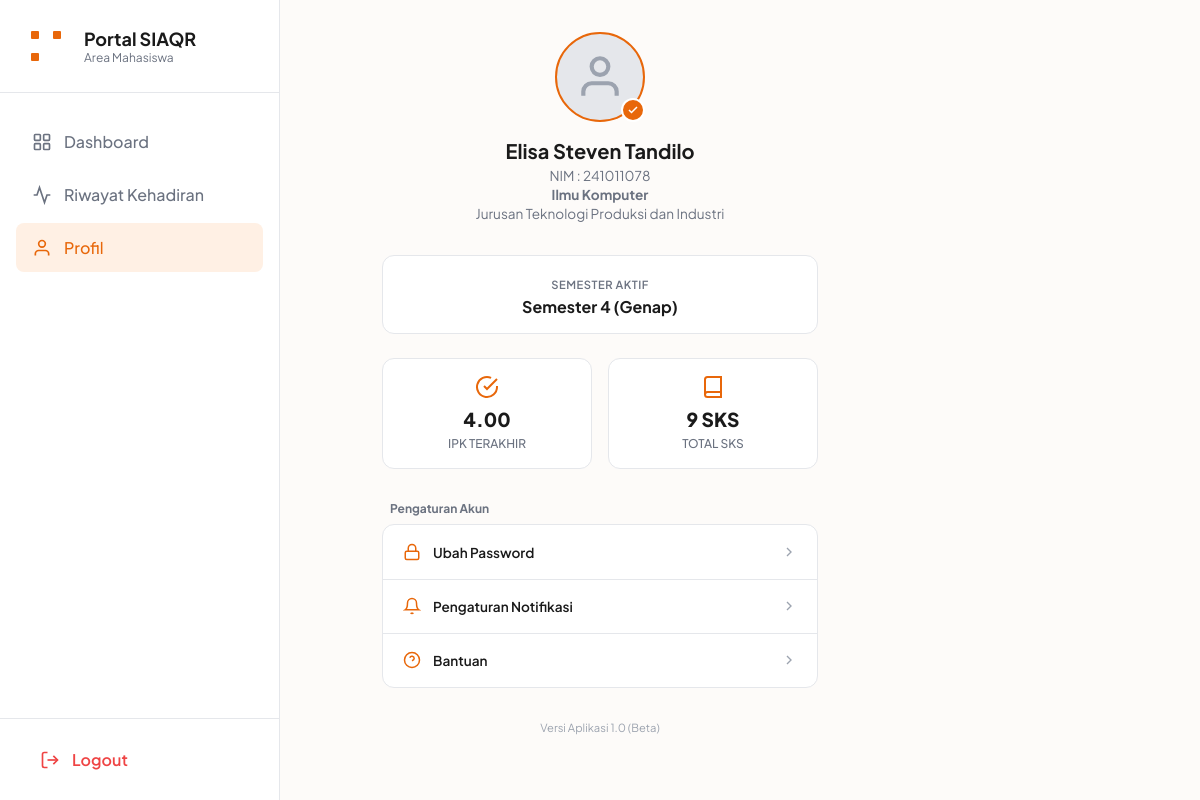
The app's page /profil_mhs.php (signed in) with its own data.
### tables this page shows
CREATE TABLE `mahasiswa` (
  `id_mahasiswa` int(11) NOT NULL,
  `nama` varchar(100) DEFAULT NULL,
  `nim` varchar(50) DEFAULT NULL,
  `angkatan` int(11) DEFAULT NULL,
  `username` varchar(50) DEFAULT NULL,
  `password` varchar(255) DEFAULT NULL,
  `program_studi` varchar(100) DEFAULT NULL
);

### profil_mhs.php (the view, shortened to what this page needs)
<?php
require_once 'connection.php';
$id_mahasiswa = $_SESSION['id_user'];
$query = "SELECT nama, nim, program_studi, angkatan FROM mahasiswa WHERE id_mahasiswa = ?";
$stmt = mysqli_prepare($conn, $query); mysqli_stmt_bind_param($stmt, "i", $id_mahasiswa); mysqli_stmt_execute($stmt);
$mhs = mysqli_fetch_assoc(mysqli_stmt_get_result($stmt));
$nama = $mhs['nama'] ?? 'Mahasiswa'; $nim = $mhs['nim'] ?? '-'; $prodi = ucwords(strtolower($mhs['program_studi'] ?? '')); $angkatan = $mhs['angkatan'] ?? date('Y');
$selisih_tahun = (int)date('Y') - $angkatan; $semester_aktif = ($selisih_tahun * 2) + ((int)date('n') > 6 ? 1 : 0); $jenis_semester = ($semester_aktif % 2 == 0) ? 'Genap' : 'Ganjil';
$query_sks = "SELECT SUM(mk.sks) as total_sks FROM kelas k JOIN mata_kuliah mk ON k.id_matkul = mk.id_matkul WHERE k.program_studi = ? OR k.program_studi = ''";
$stmt_sks = mysqli_prepare($conn, $query_sks); mysqli_stmt_bind_param($stmt_sks, "s", $prodi); mysqli_stmt_execute($stmt_sks);
$total_sks = mysqli_fetch_assoc(mysqli_stmt_get_result($stmt_sks))['total_sks'] ?? 144;
$fakultas = "Jurusan Teknologi Produksi dan Industri"; $ipk = "4.00";
?>
<!DOCTYPE html>
<html lang="id">
<head>
</head>
<body>
    <div class="admin-wrapper">
        <aside class="sidebar">
            <div class="sidebar-header">
                <div class="logo-icon">
                </div>
                <div class="logo-text"><span class="logo-title">Portal SIAQR</span><span class="logo-subtitle">Area Mahasiswa</span></div>
            </div>
            <nav class="sidebar-nav">
                <a href="dashboard.php" class="nav-item"><svg viewBox="0 0 24 24" fill="none" stroke="currentColor" stroke-width="2"><rect x="3" y="3" width="7" height="7" rx="1"/><rect x="14" y="3" width="7" height="7" rx="1"/><rect x="3" y="14" width="7" height="7" rx="1"/><rect x="14" y="14" width="7" height="7" rx="1"/></svg> Dashboard</a>
                <a href="riwayat_mhs.php" class="nav-item"><svg viewBox="0 0 24 24" fill="none" stroke="currentColor" stroke-width="2"><polyline points="22 12 18 12 15 21 9 3 6 12 2 12"/></svg> Riwayat Kehadiran</a>
                <a href="profil_mhs.php" class="nav-item active"><svg viewBox="0 0 24 24" fill="none" stroke="currentColor" stroke-width="2"><path d="M20 21v-2a4 4 0 0 0-4-4H8a4 4 0 0 0-4 4v2"></path><circle cx="12" cy="7" r="4"></circle></svg> Profil</a>
            </nav>
            <div class="sidebar-footer">
                <a href="logout.php" class="logout-link"><svg viewBox="0 0 24 24" fill="none" stroke="currentColor" stroke-width="2"><path d="M9 21H5a2 2 0 0 1-2-2V5a2 2 0 0 1 2-2h4"/><polyline points="16 17 21 12 16 7"/><line x1="21" y1="12" x2="9" y2="12"/></svg> Logout</a>
            </div>
        </aside>
        <main class="main-content">
            <div class="profile-container">
                <div class="avatar-wrapper">
                    <div class="avatar"><svg viewBox="0 0 24 24" fill="none" stroke="currentColor" stroke-width="2"><path d="M20 21v-2a4 4 0 0 0-4-4H8a4 4 0 0 0-4 4v2"></path><circle cx="12" cy="7" r="4"></circle></svg></div>
                    <div class="badge-verified"><svg viewBox="0 0 24 24" fill="none" stroke="currentColor" stroke-width="3"><polyline points="20 6 9 17 4 12"></polyline></svg></div>
                </div>
                <h2><?= htmlspecialchars(ucwords($nama)) ?></h2>
                <p>NIM : <?= htmlspecialchars($nim) ?><br><strong><?= htmlspecialchars($prodi) ?></strong><br><?= $fakultas ?></p>
            </div>
            <div class="semester-badge"><span>SEMESTER AKTIF</span><h3>Semester <?= $semester_aktif ?> (<?= $jenis_semester ?>)</h3></div>
            <div class="stats-grid">
                <div class="stat-box"><div class="stat-icon"><svg width="24" height="24" viewBox="0 0 24 24" fill="none" stroke="currentColor" stroke-width="2"><path d="M22 11.08V12a10 10 0 1 1-5.93-9.14"></path><polyline points="22 4 12 14.01 9 11.01"></polyline></svg></div><h4><?= $ipk ?></h4><span>IPK TERAKHIR</span></div>
                <div class="stat-box"><div class="stat-icon"><svg width="24" height="24" viewBox="0 0 24 24" fill="none" stroke="currentColor" stroke-width="2"><path d="M4 19.5A2.5 2.5 0 0 1 6.5 17H20"></path><path d="M6.5 2H20v20H6.5A2.5 2.5 0 0 1 4 19.5v-15A2.5 2.5 0 0 1 6.5 2z"></path></svg></div><h4><?= $total_sks ?> SKS</h4><span>TOTAL SKS</span></div>
            </div>
            <div style="font-size: 0.75rem; font-weight: 700; color: #6b7280; margin-bottom: 0.5rem; padding-left: 0.5rem;">Pengaturan Akun</div>
            <div class="menu-list">
                <a href="#" class="menu-item"><div class="menu-left"><svg viewBox="0 0 24 24" fill="none" stroke="currentColor" stroke-width="2"><rect x="3" y="11" width="18" height="11" rx="2" ry="2"></rect><path d="M7 11V7a5 5 0 0 1 10 0v4"></path></svg> Ubah Password</div><svg class="menu-arrow" width="16" height="16" viewBox="0 0 24 24" fill="none" stroke="currentColor" stroke-width="2"><polyline points="9 18 15 12 9 6"></polyline></svg></a>
                <a href="#" class="menu-item"><div class="menu-left"><svg viewBox="0 0 24 24" fill="none" stroke="currentColor" stroke-width="2"><path d="M18 8A6 6 0 0 0 6 8c0 7-3 9-3 9h18s-3-2-3-9"></path><path d="M13.73 21a2 2 0 0 1-3.46 0"></path></svg> Pengaturan Notifikasi</div><svg class="menu-arrow" width="16" height="16" viewBox="0 0 24 24" fill="none" stroke="currentColor" stroke-width="2"><polyline points="9 18 15 12 9 6"></polyline></svg></a>
                <a href="#" class="menu-item"><div class="menu-left"><svg viewBox="0 0 24 24" fill="none" stroke="currentColor" stroke-width="2"><circle cx="12" cy="12" r="10"></circle><path d="M9.09 9a3 3 0 0 1 5.83 1c0 2-3 3-3 3"></path><line x1="12" y1="17" x2="12.01" y2="17"></line></svg> Bantuan</div><svg class="menu-arrow" width="16" height="16" viewBox="0 0 24 24" fill="none" stroke="currentColor" stroke-width="2"><polyline points="9 18 15 12 9 6"></polyline></svg></a>
            </div>
            <div class="app-version">Versi Aplikasi 1.0 (Beta)</div>
        </main>
    </div>
</body>
</html>

### profil_mhs.php (style rules this page uses)
* { margin: 0; padding: 0; box-sizing: border-box; }
body { font-family: 'Plus Jakarta Sans', sans-serif; background: #fdfbf9; color: #1a1a1a; display: flex; }
.admin-wrapper { display: flex; width: 100%; min-height: 100vh; }
.sidebar { width: 280px; background: #ffffff; border-right: 1px solid #e5e7eb; display: flex; flex-direction: column; position: fixed; height: 100vh; overflow-y: auto; z-index: 100; }
.sidebar-header { padding: 1.5rem; border-bottom: 1px solid #e5e7eb; display: flex; align-items: center; gap: 1rem; }
.logo-icon { width: 44px; height: 44px; }
.logo-text { display: flex; flex-direction: column; }
.logo-title { font-size: 1.125rem; font-weight: 700; color: #1a1a1a; }
.logo-subtitle { font-size: 0.75rem; color: #6b7280; }
.sidebar-nav { padding: 1.5rem 1rem; flex: 1; }
.nav-item { display: flex; align-items: center; gap: 0.75rem; padding: 0.875rem 1rem; margin-bottom: 0.25rem; border-radius: 0.5rem; color: #6b7280; text-decoration: none; font-weight: 500; transition: all 0.2s; }
.nav-item svg { width: 20px; height: 20px; }
.nav-item.active { background: #fff0e4; color: #e8670a; }
.sidebar-footer { padding: 1rem 1.5rem; border-top: 1px solid #e5e7eb; }
.logout-link { display: flex; align-items: center; gap: 0.75rem; padding: 0.875rem 1rem; color: #ef4444; text-decoration: none; font-weight: 600; border-radius: 0.5rem; transition: all 0.2s; }
.logout-link svg { width: 20px; height: 20px; }
.main-content { flex: 1; margin-left: 280px; padding: 2rem; max-width: 500px; margin: 0 auto; }
.profile-container { text-align: center; margin-bottom: 2rem; }
.avatar-wrapper { position: relative; width: 90px; height: 90px; margin: 0 auto 1rem; }
.avatar { width: 100%; height: 100%; background: #e5e7eb; border-radius: 50%; display: flex; align-items: center; justify-content: center; color: #9ca3af; border: 2px solid #e8670a; }
.avatar svg { width: 50px; height: 50px; }
.badge-verified { position: absolute; bottom: 0; right: 0; background: #e8670a; color: white; border-radius: 50%; width: 24px; height: 24px; display: flex; align-items: center; justify-content: center; border: 2px solid white; }
.badge-verified svg { width: 12px; height: 12px; }
.profile-container h2 { font-size: 1.25rem; font-weight: 700; color: #1a1a1a; margin-bottom: 0.2rem; }
.profile-container p { font-size: 0.85rem; color: #6b7280; line-height: 1.4; }
.semester-badge { background: #ffffff; border: 1px solid #e5e7eb; border-radius: 0.75rem; padding: 1rem; margin: 1.5rem 0; text-align: center; }
.semester-badge span { font-size: 0.7rem; color: #6b7280; font-weight: 600; text-transform: uppercase; letter-spacing: 0.5px; }
.semester-badge h3 { font-size: 1rem; font-weight: 700; color: #1a1a1a; margin-top: 0.2rem; }
.stats-grid { display: grid; grid-template-columns: 1fr 1fr; gap: 1rem; margin-bottom: 2rem; }
.stat-box { background: #ffffff; border: 1px solid #e5e7eb; border-radius: 0.75rem; padding: 1rem; text-align: center; }
.stat-icon { color: #e8670a; margin-bottom: 0.5rem; display: flex; justify-content: center; }
.stat-box h4 { font-size: 1.2rem; font-weight: 800; color: #1a1a1a; }
.stat-box span { font-size: 0.75rem; color: #6b7280; font-weight: 500; }
.menu-list { background: #ffffff; border: 1px solid #e5e7eb; border-radius: 0.75rem; overflow: hidden; margin-bottom: 1.5rem; }
.menu-item { display: flex; justify-content: space-between; align-items: center; padding: 1.1rem 1.25rem; border-bottom: 1px solid #e5e7eb; text-decoration: none; color: #1a1a1a; font-size: 0.85rem; font-weight: 600; transition: background 0.2s; }
.menu-item:last-child { border-bottom: none; }
.menu-left { display: flex; align-items: center; gap: 0.75rem; }
.menu-left svg { width: 18px; height: 18px; color: #e8670a; }
.menu-arrow { color: #9ca3af; }
.app-version { text-align: center; color: #9ca3af; font-size: 0.7rem; margin-top: 2rem; padding-bottom: 1rem; }

### records on screen
mahasiswa: nama "Elisa Steven Tandilo", nim "241011078", program_studi "Ilmu Komputer"

### other values on screen
$fakultas "Jurusan Teknologi Produksi dan Industri"
$ipk "4.00"
$total_sks "9"
